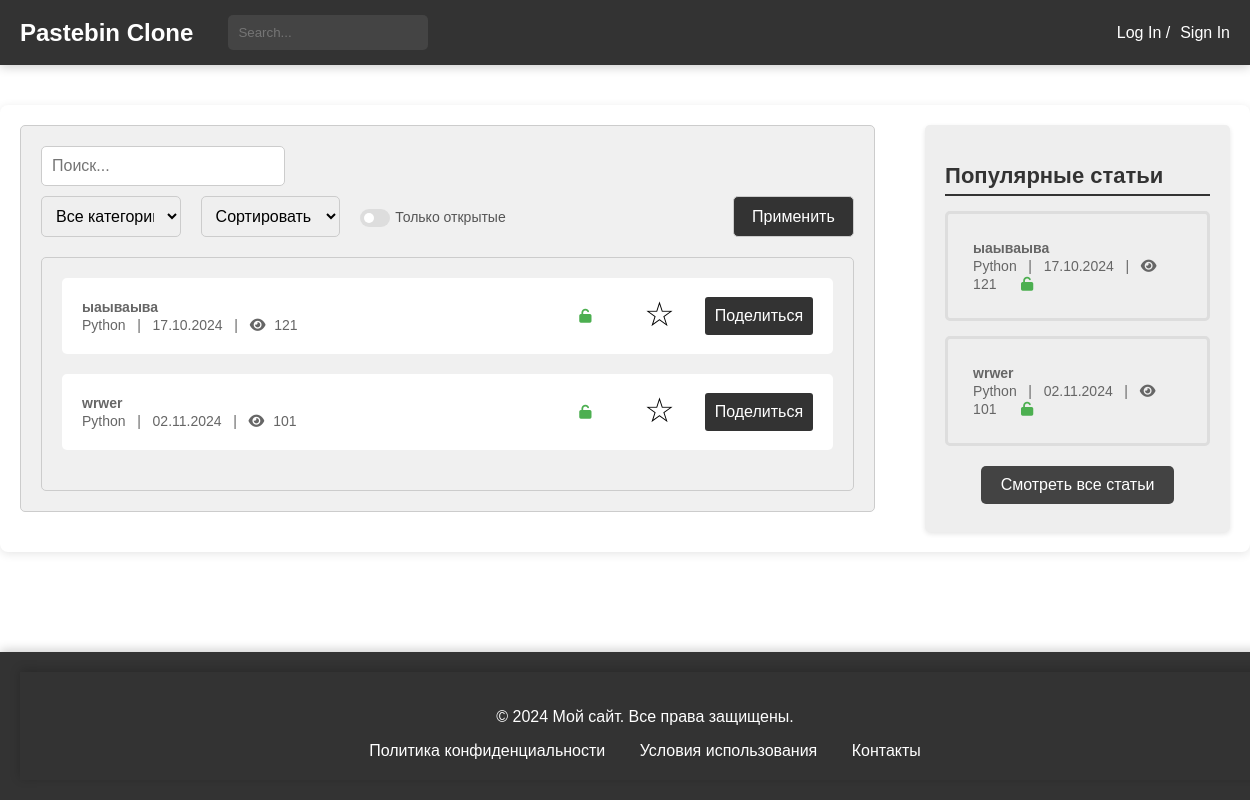
The page /posts_check/ on the database as committed earlier.
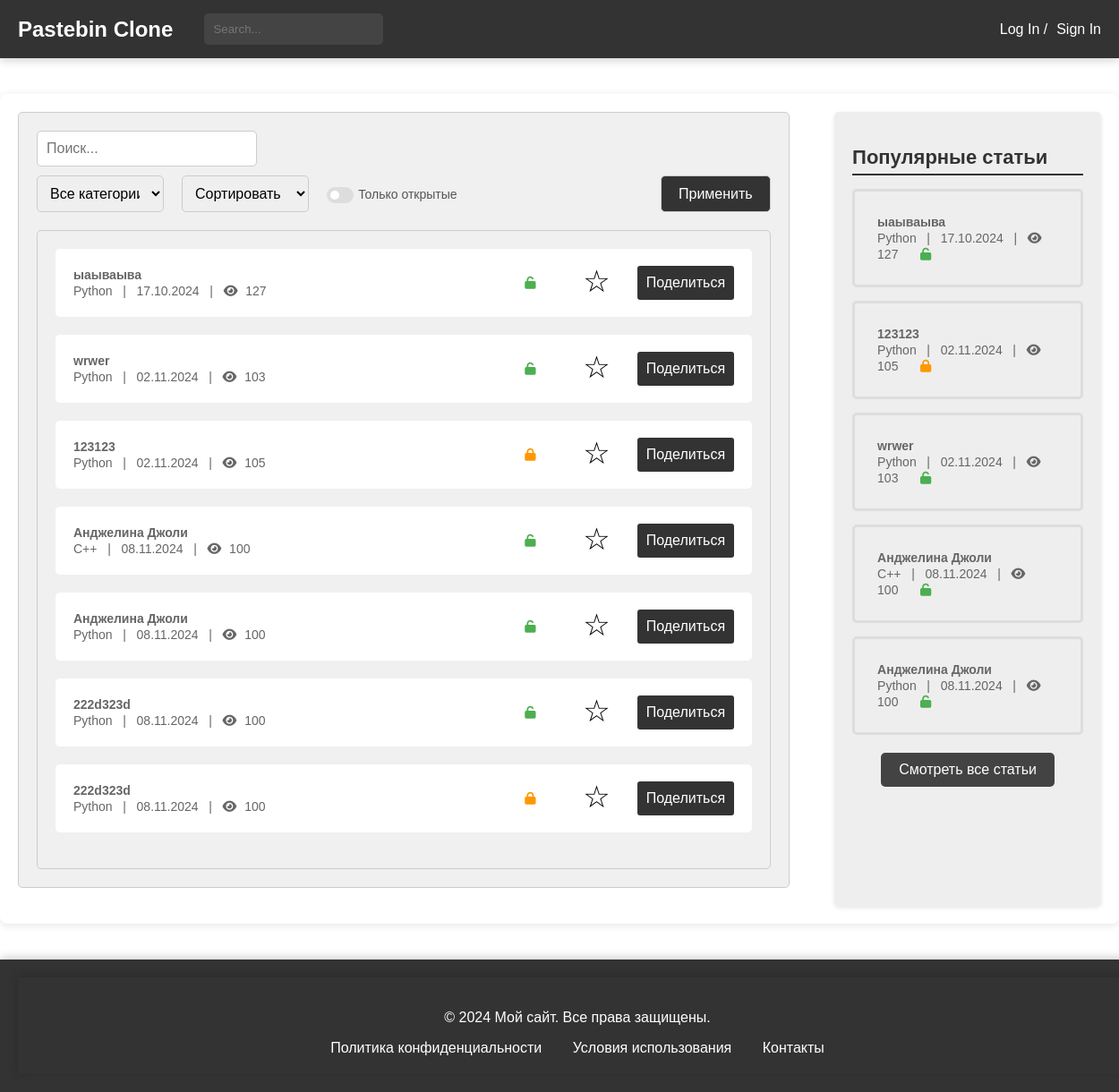
The same page on the database as committed later.
### blog/models.py (models this page shows, shortened)
class Paste(models.Model):
    ACCESS_STATUS_CHOICES = [
        (0, 'Private'),
        (1, 'Public'),
        (2, 'Draft'),
    ]
    TIME_LIVE_CHOICES = [
        (None, 'Никогда'),
        (timedelta(minutes=2), 'Через 2 минуты'),
        (timedelta(hours=1), 'Через 1 час'),
        (timedelta(days=1), 'Через 1 день'),
        (timedelta(weeks=1), 'Через 1 неделю'),
    ]
    title = models.CharField(max_length=200)
    content = models.TextField()
    author = models.ForeignKey(User, on_delete=models.CASCADE)
    created_at = models.DateTimeField(auto_now_add=True)
    updated_at = models.DateTimeField(auto_now=True)
    slug = models.UUIDField(default=uuid.uuid4, editable=False, unique=True)
    tags = models.ManyToManyField(Tag, related_name='posts')
    category = models.ForeignKey(Category, on_delete=models.SET_NULL, null=True)
    access_status = models.IntegerField(choices=ACCESS_STATUS_CHOICES, default=1)
    time_live = models.DurationField(null=True, blank=True)
    password = models.CharField(max_length=100, null=True, blank=True)
    is_delete_after_read = models.BooleanField(default=False)
    views_count = models.PositiveIntegerField(default=100)
    def get_absolute_url(self):
        return reverse('blog:post-detail', kwargs={'slug': self.slug})
    def get_formatted_created_at(self):
        return self.created_at.strftime('%d.%m.%Y')
    class Meta:
        verbose_name = 'Паста'
        verbose_name_plural = 'Паста'

class Category(models.Model):
    name = models.CharField(max_length=30, unique=True)
    parent = models.ForeignKey(
        'self',
        on_delete=models.CASCADE,
        null=True, blank=True,
        related_name='subcategories'
    )
    def __str__(self):
        return self.name
    class Meta:
        verbose_name = 'Категория'
        verbose_name_plural = 'Категории'

### blog/views.py (the view)
# urls.py: path('posts_check/', views.posts_check, name='posts-check'),
def posts_check(request):
    posts = Paste.objects.all()
    popular_posts = Paste.objects.order_by('-views_count')[:5]
    categories = Category.objects.all()
    category = request.GET.get('category')
    sort_by = request.GET.get('sort')
    access_status = request.GET.get('access_status')
    has_password = request.GET.get('has_password')
    search_query = request.GET.get('search', '')
    posts = sort_and_filter(posts, category, sort_by, access_status, has_password, search_query)
    return render(request, 'blog/posts.html', {
        'posts': posts,
        'popular_posts': popular_posts,
        'categories': categories,
        'selected_category': category,
        'selected_sort': sort_by,
        'has_password': has_password,
        'search_query': search_query
    })

### general/context_processors.py (called while the page is built)
def unread_counts(request):
    if request.user.is_authenticated:
        unread_messages_count = Messages.objects.filter(user=request.user, is_checked=False).count()
        unread_notifications_count = Notifications.objects.filter(user=request.user, is_checked=False).count()
    else:
        unread_messages_count = 0
        unread_notifications_count = 0
    return {
        'unread_messages_count': unread_messages_count,
        'unread_notifications_count': unread_notifications_count,
    }

### blog/templates/blog/posts.html (shortened to what this page needs)
{% extends 'blog/temps/base.html' %}
{% load static %}
{% block head %}
<link rel="stylesheet" type="text/css" href="{% static 'css/posts.css' %}">
<link rel="stylesheet" href="https://cdnjs.cloudflare.com/ajax/libs/font-awesome/4.7.0/css/font-awesome.min.css">
{% endblock %}
{% block content %}
<main>
    <div class="main-container">
        <div class="post-filter">
            <form method="get" action="{% url 'blog:posts-check' %}">
                <input type="search" name="search" placeholder="Поиск..." value="{{ search_query }}">
                <div style="display: flex; justify-content: space-between; margin-top: 10px;">
                    <select name="category" style="width: 35%;">
                        <option value="">Все категории</option>
                    </select>
                    <select name="sort" style="width: 35%; margin-left: 20px;">
                        <option value="">Сортировать по</option>
                    </select>
                    <div class="checkbox-container">
                        <label for="has_password">
                            <span>Только открытые</span>
                            <span></span>
                            <span></span>
                        </label>
                    </div>
                    <button type="submit" style="margin-left: 227px;">Применить</button>
                </div>
            </form>
            <div class="post-list">
                <ul>
                    {% for post in posts %}
                    <li class="post-item">
                        <div class="post-details">
                            <a href="{% url 'blog:post-detail' post.slug %}">
                                <span class="article-title">{{ post.title }}</span>
                                <br>
                                <span class="article-meta">{{ post.category }} &nbsp; | &nbsp; {{ post.get_formatted_created_at }} &nbsp; | &nbsp;
                        <i class="fa fa-eye"></i> <span class="view-count">{{ post.views_count }}</span></span>
                            </a>
                        </div>
                        <div class="post-actions">
                            {% if post.password %}
                            <span class="post-lock"><i class="fa fa-lock" aria-hidden="true"
                                                       style="color: #FF9800;"></i></span>
                            {% else %}
                            <span class="post-lock"><i class="fa fa-unlock" aria-hidden="true"
                                                       style="color: #4CAF50;"></i></span>
                            {% endif %}
                            <span class="post-favorite" data-post-slug="{{ post.slug }}"
                                  onclick="toggleFavorite(this, '{{ post.slug }}')">
                                <span class="star" id="favorite-star"
                                      style="color: {% if post in user.favorites.all %}#FFD700{% else %}black{% endif %};">
                                    {% if post in user.favorites.all %}★{% else %}☆{% endif %}
                                </span>
                            </span>
                            <button class="post-share-button" onclick="copyToClipboard('{{ post.get_absolute_url }}')">
                                Поделиться
                            </button>
                        </div>
                    </li>
                    {% endfor %}
                </ul>
            </div>
        </div>
        {% include 'blog/temps/popular_posts.html' %}
    </div>
</main>
{% endblock %}

### blog/templates/blog/temps/popular_posts.html
{% load static %}
<head>
    <link rel="stylesheet" type="text/css" href="{% static 'css/popular_posts.css' %}">
    <link rel="stylesheet" href="https://cdnjs.cloudflare.com/ajax/libs/font-awesome/6.0.0-beta3/css/all.min.css">
</head>
<div class="right-block">
    <h2>Популярные статьи</h2>
    <ul>
        {% for popular_post in popular_posts %}
        <li>
            <a href="{% url 'blog:post-detail' popular_post.slug %}">
                <span class="article-title">{{popular_post.title}}</span>
                <br>
                <span class="article-meta">{{ popular_post.category }} &nbsp; | &nbsp; {{ popular_post.get_formatted_created_at }} &nbsp; |  &nbsp;
                                    <i class="fa fa-eye"></i> <span
                            class="view-count">{{popular_post.views_count}}</span></span>
                {% if popular_post.password %}
                <span><i class="fa fa-lock" aria-hidden="true" style="color: #FF9800;"></i></span>
                {% else %}
                <span><i class="fa fa-unlock" aria-hidden="true" style="color: #4CAF50;"></i></span>
                {% endif %}
            </a>
        </li>
        {% endfor %}
    </ul>
     <div class="all-posts-link">
        <a href="{% url 'blog:posts-check' %}">Смотреть все статьи</a>
    </div>
</div>

Rows that differ between the two databases and show on the page:
changed Paste "ыаываыва": views_count "121" → "127"
changed Paste "wrwer": views_count "101" → "103"
added Paste: title "123123", category "Python", get_formatted_created_at "02.11.2024", views_count "105"
added Paste: title "Анджелина Джоли", category "С++", get_formatted_created_at "08.11.2024", views_count "100"
added Paste: title "Анджелина Джоли", category "Python", get_formatted_created_at "08.11.2024", views_count "100"
added Paste: title "222d323d", category "Python", get_formatted_created_at "08.11.2024", views_count "100"
added Paste: title "222d323d", category "Python", get_formatted_created_at "08.11.2024", views_count "100"
